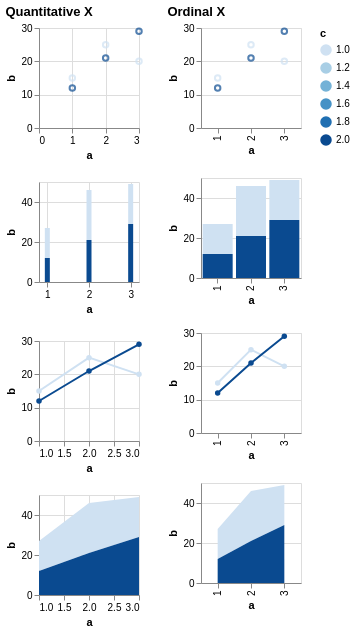

Specify this chart in Vega-Lite:
### Vega-Lite specification from a JSON file in a GitHub repository (floating-point values rounded to 4 significant figures)
{"$schema": "https://vega.github.io/schema/vega-lite/v5.json", "description": "Testing invalid", "data": {"values": [{"a": 1, "b": 15, "c": 1}, {"a": 2, "b": 25, "c": 1}, {"a": 3, "b": 20, "c": 1}, {"a": 1, "b": 12, "c": 2}, {"a": 2, "b": 21, "c": 2}, {"a": 3, "b": 29, "c": 2}, {"a": 1, "b": 8, "c": null}, {"a": 2, "b": 31, "c": null}, {"a": 3, "b": 49, "c": null}]}, "config": {"mark": {"invalid": "filter", "tooltip": true}}, "hconcat": [{"title": "Quantitative X", "vconcat": [{"width": 100, "height": 100, "mark": "point", "encoding": {"x": {"field": "a", "type": "quantitative"}, "y": {"field": "b", "type": "quantitative"}, "color": {"field": "c", "type": "quantitative"}}}, {"width": 100, "height": 100, "mark": "bar", "encoding": {"x": {"field": "a", "type": "quantitative"}, "y": {"field": "b", "type": "quantitative"}, "color": {"field": "c", "type": "quantitative"}}}, {"width": 100, "height": 100, "layer": [{"mark": "line", "encoding": {"x": {"field": "a", "type": "quantitative"}, "y": {"field": "b", "type": "quantitative"}, "color": {"field": "c", "type": "quantitative"}}}, {"mark": {"type": "point", "opacity": 1, "filled": true}, "encoding": {"x": {"field": "a", "type": "quantitative"}, "y": {"field": "b", "type": "quantitative"}, "color": {"field": "c", "type": "quantitative"}}}]}, {"width": 100, "height": 100, "mark": "area", "encoding": {"x": {"field": "a", "type": "quantitative"}, "y": {"field": "b", "type": "quantitative"}, "color": {"field": "c", "type": "quantitative"}}}]}, {"title": "Ordinal X", "vconcat": [{"width": 100, "height": 100, "mark": "point", "encoding": {"x": {"field": "a", "type": "ordinal"}, "y": {"field": "b", "type": "quantitative"}, "color": {"field": "c", "type": "quantitative"}}}, {"width": 100, "height": 100, "mark": "bar", "encoding": {"x": {"field": "a", "type": "ordinal"}, "y": {"field": "b", "type": "quantitative"}, "color": {"field": "c", "type": "quantitative"}}}, {"width": 100, "height": 100, "layer": [{"mark": "line", "encoding": {"x": {"field": "a", "type": "ordinal"}, "y": {"field": "b", "type": "quantitative"}, "color": {"field": "c", "type": "quantitative"}}}, {"mark": {"type": "point", "opacity": 1, "filled": true}, "encoding": {"x": {"field": "a", "type": "ordinal"}, "y": {"field": "b", "type": "quantitative"}, "color": {"field": "c", "type": "quantitative"}}}]}, {"width": 100, "height": 100, "mark": "area", "encoding": {"x": {"field": "a", "type": "ordinal"}, "y": {"field": "b", "type": "quantitative"}, "color": {"field": "c", "type": "quantitative"}}}]}]}
